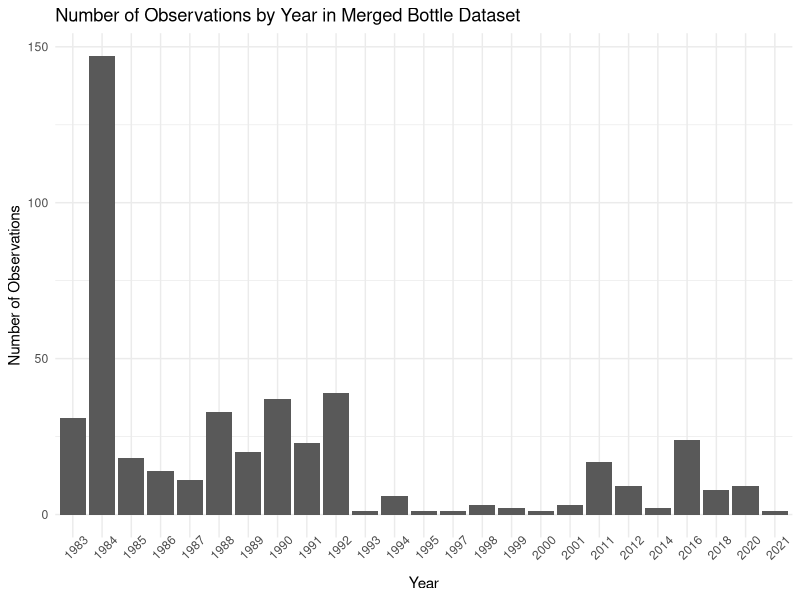
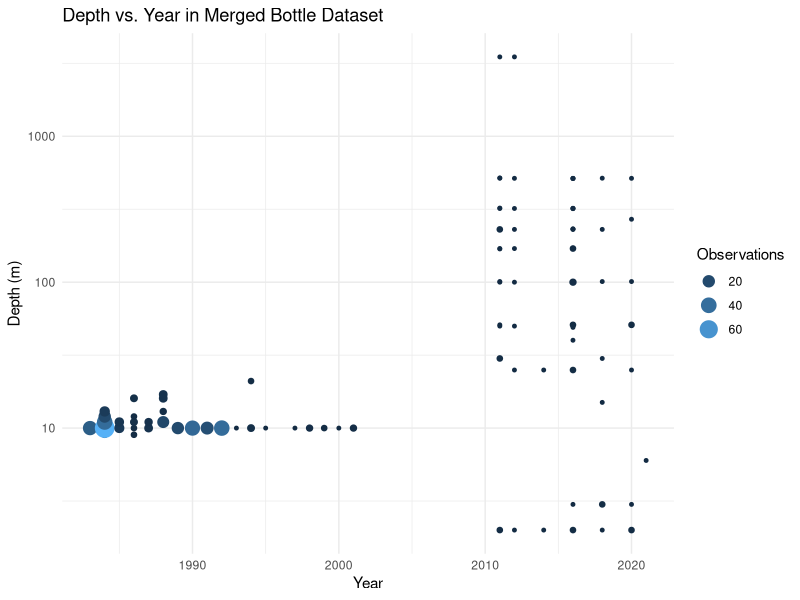
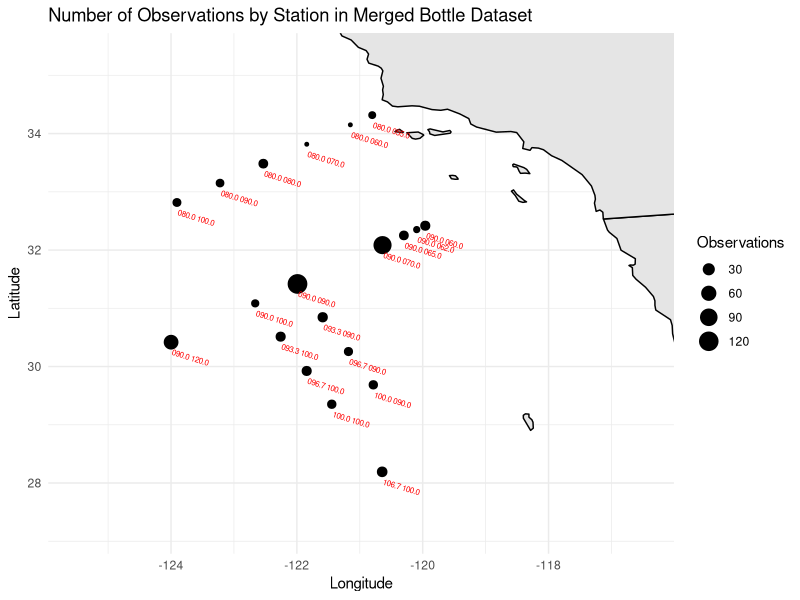
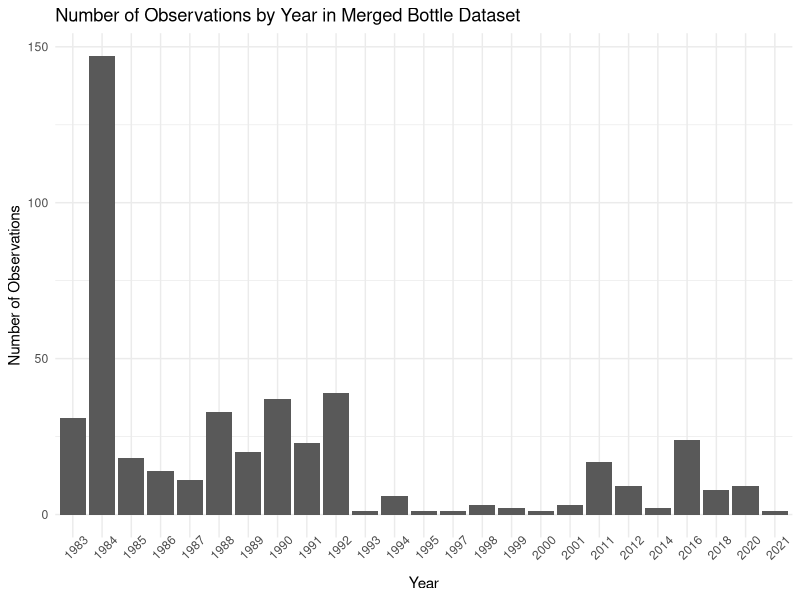
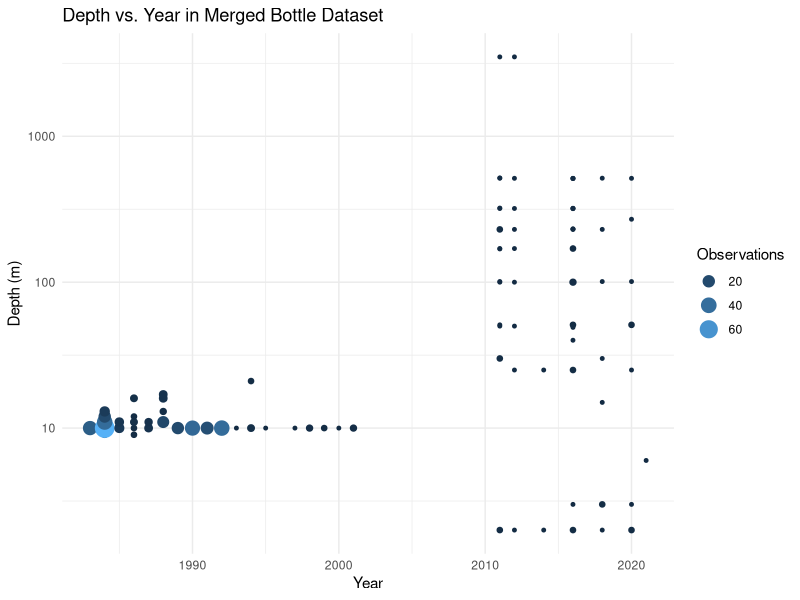
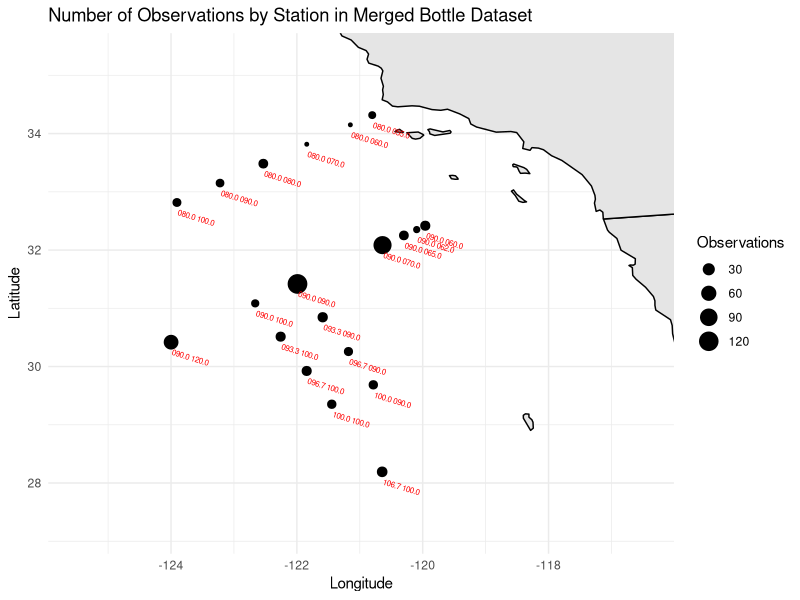

These charts were generated, in order, by the following R code:
# merged_bottle_EDA.R

### EDA ON MERGED BOTTLE DATASET ###

library(tidyverse)
library(maps)

# read in merged bottle data
merged_bottle_data <- read_csv("data/merged_bottle_data.csv")

# summary of year and depth
merged_bottle_data[,c("Year","Depth")] %>%
  summary()

# number of unique stations
merged_bottle_data$Station_ID %>% unique() %>% length()

# create plot of number of observations against year
merged_bottle_data %>%
  group_by(
    Year_UTC
  ) %>%
  summarize(
    N = n()
  ) %>%
  ggplot(
    aes(
      x = as.factor(Year_UTC),
      y = N
    )
  ) +
  geom_bar(stat = "identity") +
  labs(
    x = "Year",
    y = "Number of Observations",
    title = "Number of Observations by Year in Merged Bottle Dataset"
  ) +
  theme_minimal() +
  theme(
    axis.text.x = element_text(angle = 45)
  )
ggsave("images/merged_bottle_EDA/obs_by_year.png")

# create plot of depth against year, with size and color indicating number of observaions
merged_bottle_data %>%
  group_by(
    Year_UTC, Depth
  ) %>%
  summarize(
    Count = n()
  ) %>%
  ggplot(
    aes(
      x = Year_UTC,
      y = Depth,
      size = Count,
      col = Count
    )
  ) +
  geom_point() +
  scale_y_log10() +
  scale_size_continuous(limits=c(1, 75), breaks=seq(0,75, by=20)) +
  guides(col=guide_legend(), size=guide_legend()) +
  scale_color_continuous(limits=c(1, 75), breaks=seq(0,75, by=20)) +
  theme_minimal() +
  labs(
    x = "Year",
    y = "Depth (m)",
    col = "Observations",
    size = "Observations",
    title = "Depth vs. Year in Merged Bottle Dataset"
  )
ggsave("images/merged_bottle_EDA/depth_vs_yr.png")

# plot map of stations and number of observations at stations
world <- map_data("world")
ca_counties <- subset(map_data("county"), region == "california")

ggplot() +
  geom_polygon(
    data = world,
    aes(
      x = long,
      y = lat,
      group = group
    ),
    color = "black",
    fill = "gray90"
  ) +
  geom_point(
    data = merged_bottle_data %>%
      group_by(
        Station_ID
      ) %>%
      summarize(
        Latitude = first(Latitude),
        Longitude = first(Longitude),
        Count = n()
      ),
    aes(
      x = Longitude,
      y = Latitude,
      size = Count
    )
  ) +
  geom_text(
    data = merged_bottle_data %>%
      group_by(
        Station_ID
      ) %>%
      summarize(
        Latitude = first(Latitude),
        Longitude = first(Longitude),
        Count = n()
      ),
    aes(
      x = Longitude,
      y = Latitude,
      label = Station_ID
    ),
    hjust = -0.1,
    vjust = 2.0,
    angle = -17,
    size = 2,
    color = "red"
  ) +
  coord_cartesian(
    xlim = c(merged_bottle_data$Longitude %>% min() - 1.5, merged_bottle_data$Longitude %>% max() + 3.5),
    ylim = c(merged_bottle_data$Latitude %>% min() - 1,merged_bottle_data$Latitude %>% max() + 1)
  ) +
  theme_minimal() +
  labs(
    x = "Longitude",
    y = "Latitude",
    title = "Number of Observations by Station in Merged Bottle Dataset",
    size = "Observations"
  )
ggsave("images/merged_bottle_EDA/obs_by_station.png")